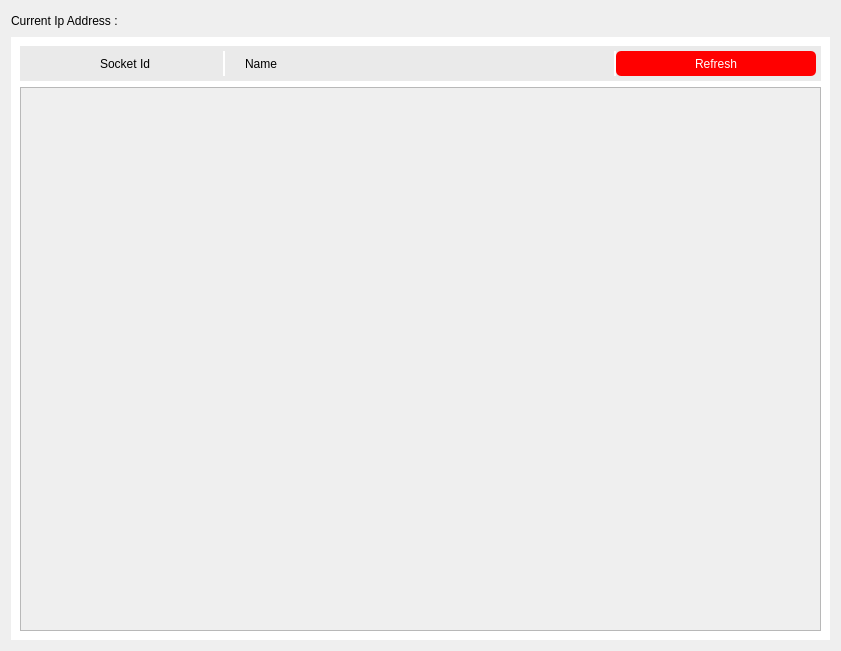
<?xml version="1.0" encoding="UTF-8"?>
<ui version="4.0">
 <class>ServerManagement</class>
 <widget class="QWidget" name="ServerManagement">
  <property name="geometry">
   <rect>
    <x>0</x>
    <y>0</y>
    <width>841</width>
    <height>651</height>
   </rect>
  </property>
  <property name="windowTitle">
   <string>Form</string>
  </property>
  <layout class="QVBoxLayout" name="verticalLayout_2">
   <item>
    <layout class="QVBoxLayout" name="verticalLayout">
     <item>
      <layout class="QHBoxLayout" name="horizontalLayout">
       <property name="topMargin">
        <number>0</number>
       </property>
       <item>
        <widget class="QLabel" name="lblIp">
         <property name="text">
          <string>Current Ip Address : </string>
         </property>
        </widget>
       </item>
       <item>
        <spacer name="horizontalSpacer">
         <property name="orientation">
          <enum>Qt::Horizontal</enum>
         </property>
         <property name="sizeHint" stdset="0">
          <size>
           <width>40</width>
           <height>20</height>
          </size>
         </property>
        </spacer>
       </item>
      </layout>
     </item>
     <item>
      <widget class="QWidget" name="widget" native="true">
       <property name="styleSheet">
        <string notr="true">#widget
{
	background-color: rgb(255, 255, 255);
}</string>
       </property>
       <layout class="QVBoxLayout" name="verticalLayout_3">
        <property name="bottomMargin">
         <number>9</number>
        </property>
        <item>
         <widget class="QWidget" name="billHeader" native="true">
          <property name="styleSheet">
           <string notr="true">background-color: rgb(234, 234, 234);</string>
          </property>
          <layout class="QHBoxLayout" name="horizontalLayout_2">
           <property name="spacing">
            <number>0</number>
           </property>
           <property name="leftMargin">
            <number>5</number>
           </property>
           <property name="topMargin">
            <number>5</number>
           </property>
           <property name="rightMargin">
            <number>5</number>
           </property>
           <property name="bottomMargin">
            <number>5</number>
           </property>
           <item>
            <widget class="QLabel" name="lblItemId">
             <property name="maximumSize">
              <size>
               <width>200</width>
               <height>16777215</height>
              </size>
             </property>
             <property name="styleSheet">
              <string notr="true">border-right:2px solid white;
</string>
             </property>
             <property name="frameShape">
              <enum>QFrame::NoFrame</enum>
             </property>
             <property name="text">
              <string>Socket Id</string>
             </property>
             <property name="alignment">
              <set>Qt::AlignCenter</set>
             </property>
            </widget>
           </item>
           <item>
            <spacer name="horizontalSpacer_2">
             <property name="orientation">
              <enum>Qt::Horizontal</enum>
             </property>
             <property name="sizeType">
              <enum>QSizePolicy::Fixed</enum>
             </property>
             <property name="sizeHint" stdset="0">
              <size>
               <width>20</width>
               <height>20</height>
              </size>
             </property>
            </spacer>
           </item>
           <item>
            <widget class="QLabel" name="lblItemName">
             <property name="maximumSize">
              <size>
               <width>16777215</width>
               <height>16777215</height>
              </size>
             </property>
             <property name="styleSheet">
              <string notr="true">border-right:2px solid white;
</string>
             </property>
             <property name="frameShape">
              <enum>QFrame::NoFrame</enum>
             </property>
             <property name="text">
              <string>Name</string>
             </property>
             <property name="alignment">
              <set>Qt::AlignLeading|Qt::AlignLeft|Qt::AlignVCenter</set>
             </property>
            </widget>
           </item>
           <item>
            <widget class="QPushButton" name="btnRefresh">
             <property name="minimumSize">
              <size>
               <width>0</width>
               <height>25</height>
              </size>
             </property>
             <property name="maximumSize">
              <size>
               <width>200</width>
               <height>16777215</height>
              </size>
             </property>
             <property name="styleSheet">
              <string notr="true">color:white;
background-color: red;
border-radius:5px;</string>
             </property>
             <property name="text">
              <string>Refresh</string>
             </property>
            </widget>
           </item>
          </layout>
         </widget>
        </item>
        <item>
         <widget class="QScrollArea" name="scrollArea">
          <property name="widgetResizable">
           <bool>true</bool>
          </property>
          <widget class="QWidget" name="scrollAreaWidgetContents">
           <property name="geometry">
            <rect>
             <x>0</x>
             <y>0</y>
             <width>801</width>
             <height>542</height>
            </rect>
           </property>
           <layout class="QVBoxLayout" name="verticalLayout_5">
            <item>
             <layout class="QVBoxLayout" name="waiterList"/>
            </item>
            <item>
             <spacer name="verticalSpacer_2">
              <property name="orientation">
               <enum>Qt::Vertical</enum>
              </property>
              <property name="sizeHint" stdset="0">
               <size>
                <width>20</width>
                <height>40</height>
               </size>
              </property>
             </spacer>
            </item>
           </layout>
          </widget>
         </widget>
        </item>
       </layout>
      </widget>
     </item>
    </layout>
   </item>
  </layout>
 </widget>
 <resources/>
 <connections/>
</ui>
